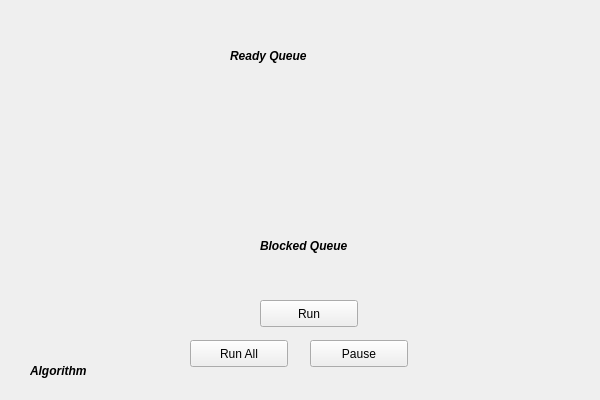
<?xml version="1.0" encoding="UTF-8"?>
<ui version="4.0">
 <class>PaintWindow</class>
 <widget class="QMainWindow" name="PaintWindow">
  <property name="geometry">
   <rect>
    <x>0</x>
    <y>0</y>
    <width>600</width>
    <height>400</height>
   </rect>
  </property>
  <property name="minimumSize">
   <size>
    <width>600</width>
    <height>400</height>
   </size>
  </property>
  <property name="maximumSize">
   <size>
    <width>600</width>
    <height>400</height>
   </size>
  </property>
  <property name="windowTitle">
   <string>Simulator</string>
  </property>
  <property name="windowIcon">
   <iconset resource="images.qrc">
    <normaloff>:/images/images/running.png</normaloff>:/images/images/running.png</iconset>
  </property>
  <widget class="QWidget" name="centralwidget">
   <property name="enabled">
    <bool>true</bool>
   </property>
   <widget class="QPushButton" name="pButtonAnimation">
    <property name="geometry">
     <rect>
      <x>260</x>
      <y>300</y>
      <width>98</width>
      <height>27</height>
     </rect>
    </property>
    <property name="text">
     <string>Run</string>
    </property>
   </widget>
   <widget class="QLabel" name="label">
    <property name="geometry">
     <rect>
      <x>-81</x>
      <y>-10</y>
      <width>681</width>
      <height>400</height>
     </rect>
    </property>
    <property name="text">
     <string/>
    </property>
    <property name="pixmap">
     <pixmap resource="images.qrc">:/images/images/wall.jpg</pixmap>
    </property>
    <property name="scaledContents">
     <bool>true</bool>
    </property>
   </widget>
   <widget class="QLabel" name="labelAlgorithm">
    <property name="geometry">
     <rect>
      <x>30</x>
      <y>340</y>
      <width>191</width>
      <height>61</height>
     </rect>
    </property>
    <property name="font">
     <font>
      <family>Ubuntu</family>
      <weight>75</weight>
      <italic>true</italic>
      <bold>true</bold>
      <underline>false</underline>
      <strikeout>false</strikeout>
     </font>
    </property>
    <property name="text">
     <string>Algorithm</string>
    </property>
   </widget>
   <widget class="QLabel" name="labelTime">
    <property name="geometry">
     <rect>
      <x>520</x>
      <y>20</y>
      <width>81</width>
      <height>20</height>
     </rect>
    </property>
    <property name="font">
     <font>
      <weight>75</weight>
      <bold>true</bold>
     </font>
    </property>
    <property name="text">
     <string/>
    </property>
   </widget>
   <widget class="QLabel" name="labelRQ">
    <property name="geometry">
     <rect>
      <x>230</x>
      <y>40</y>
      <width>101</width>
      <height>31</height>
     </rect>
    </property>
    <property name="font">
     <font>
      <weight>75</weight>
      <italic>true</italic>
      <bold>true</bold>
     </font>
    </property>
    <property name="text">
     <string>Ready Queue</string>
    </property>
   </widget>
   <widget class="QLabel" name="labelRQ_2">
    <property name="geometry">
     <rect>
      <x>260</x>
      <y>230</y>
      <width>111</width>
      <height>31</height>
     </rect>
    </property>
    <property name="font">
     <font>
      <weight>75</weight>
      <italic>true</italic>
      <bold>true</bold>
     </font>
    </property>
    <property name="text">
     <string>Blocked Queue</string>
    </property>
   </widget>
   <widget class="QPushButton" name="pButtonFreeRun">
    <property name="geometry">
     <rect>
      <x>190</x>
      <y>340</y>
      <width>98</width>
      <height>27</height>
     </rect>
    </property>
    <property name="text">
     <string>Run All</string>
    </property>
   </widget>
   <widget class="QPushButton" name="pButtonStop">
    <property name="geometry">
     <rect>
      <x>310</x>
      <y>340</y>
      <width>98</width>
      <height>27</height>
     </rect>
    </property>
    <property name="text">
     <string>Pause</string>
    </property>
   </widget>
   <zorder>label</zorder>
   <zorder>pButtonAnimation</zorder>
   <zorder>labelAlgorithm</zorder>
   <zorder>labelTime</zorder>
   <zorder>labelRQ</zorder>
   <zorder>labelRQ_2</zorder>
   <zorder>pButtonFreeRun</zorder>
   <zorder>pButtonStop</zorder>
  </widget>
  <widget class="QMenuBar" name="menubar">
   <property name="geometry">
    <rect>
     <x>0</x>
     <y>0</y>
     <width>600</width>
     <height>25</height>
    </rect>
   </property>
  </widget>
 </widget>
 <resources>
  <include location="images.qrc"/>
 </resources>
 <connections/>
</ui>
